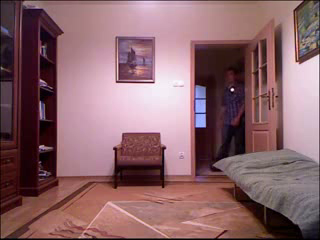
#> input picture frame 15 of Videos_TFG/UR Fall Detection Dataset/adl-01-cam0_MOD.avi, 320 x 240 px, given in place of the camera
$ python 'Approximated median filter.py'
#> lines starting #> are read from the running program, lines starting #| are printed output that depends on the picture; after the words box and inside, x2 and y2 are one past the last pixel; in counts of white or black regions, pixels touching at a corner belong together
# http://www.sethbenton.com/projects/

import numpy as np
import cv2
import time

# source = aviread('..\test_video\san_fran_traffic_30sec_QVGA_Cinepak');

path = 'persona_fondo_azul.wmv'
path2 = 'gata.wmv'
cap = cv2.VideoCapture(0)

# Inicializo variables
thresh = 25    # Umbral defindo
compNum = 5    # Indica cuanto se añade o se resta cada frame
# Mayor -> actualizacion de background rapida -> mucho movimiento
# Menor -> actualizacion de background lenta -> poco movimiento

# Leemos el primer frame
ret,frame = cap.read()
#> frame is the input picture: shape (240, 320, 3); mean B, G, R 106.4, 100.8, 137.7

# Si se ha leido bien, iniciamos el programa
if ret == True:
    # Ponemos como backgorund el primer frame
    backgroundGris = frame.copy()
    # Convertimos el background a escala de grises
    backgroundGris = cv2.cvtColor(backgroundGris, cv2.COLOR_BGR2GRAY)
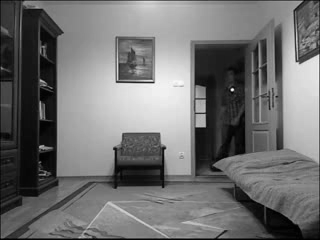
#> backgroundGris: shape (240, 320); min 0, max 251, mean 112.4


    # ------------------- Configuramos las variales de tamaño del frame -----------------------
    fr_size = backgroundGris.shape
#> fr_size = (240, 320)
    height, width = fr_size[:2]
#> height = 240; width = 320
    # El foreground tendra el mismo tamaño que el background
    foreground = np.zeros((height, width), np.uint8)
    # --------------------- process frames -----------------------------------
    while(1):
        # Leemos el frame
        ret, frame = cap.read()

        # Si hemos llegado al final del vídeo salimos del bucle
        if ret == False:
            break

        # Convrtimos el frame a escala de grises
        frameGris = cv2.cvtColor(frame, cv2.COLOR_BGR2GRAY)

        # Restamos el frame actual al background
        #diff = abs(double(frameGris) - double(backgroundGris))  # cast operands as double to avoid negative overflow
        diff = cv2.absdiff(frameGris, backgroundGris)

        # Si la diferencia entre el frame actual y el background es mayor que el umbral,
        # el pixel esta en el foreground
        _, foreground = cv2.threshold(diff,thresh,50,cv2.THRESH_TOZERO)

        # Creamos una mascara con la posicion de los pixeles donde el frame es mayor que el background
        maskCompG = cv2.compare(frameGris,backgroundGris,cv2.CMP_GT)
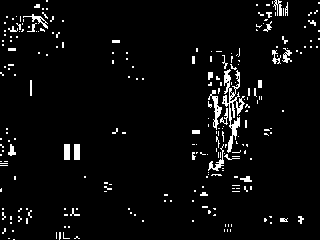
#> maskCompG: shape (240, 320); 4.3% white in thin lines or dots
        # frameGris > backgroundGris?
        # si -> 255
        # no -> 0
        maskCompL = cv2.compare(frameGris,backgroundGris,cv2.CMP_LT)
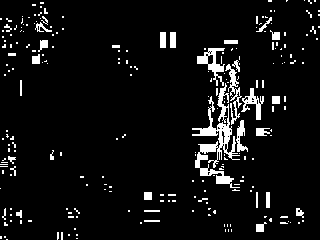
#> maskCompL: shape (240, 320); 6.6% white; 237 white regions (202 under 20 px), largest, box (x1, y1, x2, y2) and area: (192, 83, 240, 188) 1425, (197, 48, 225, 86) 377, (225, 64, 242, 125) 315
        # frameGris < backgroundGris?

        # Si el pixel del frame es mayor que el background se suma 1 al background
        cv2.add(backgroundGris, compNum, backgroundGris, maskCompG) # (No se produce desbordamiento)
#> backgroundGris: shape (240, 320); 4.32% of pixels changed, all inside (x1, y1, x2, y2) = (0, 0, 320, 240)
        # Si el pixel del frame es menor que el background se resta 1 al background
        cv2.subtract(backgroundGris, compNum, backgroundGris, mask = maskCompL) # (No se produce desbordamiento)
#> backgroundGris: shape (240, 320); min 0, max 249, mean 112.3


        # movie2avi(M,'approximate_median_background','fps',30);           % save movie as avi

        # Mostramos las imágenes de la cámara, el umbral y la resta
        cv2.imshow("frame", frame)
        cv2.imshow("frameGris", frameGris)
        cv2.imshow("backgroundGris", backgroundGris)
        cv2.imshow("foreground", foreground)

        # Capturamos una tecla para salir
        k = cv2.waitKey(20) & 0xff
#> (key Esc is pressed here)

        # Tiempo de espera para que se vea bien
        #time.sleep(0.015)

        # Si ha pulsado la letra esc, salimos del bucle
        if k == 27:
            break

# Liberamos la cámara y cerramos todas las ventanas
cv2.destroyAllWindows()
cap.release()

$ run again, starting later in the video
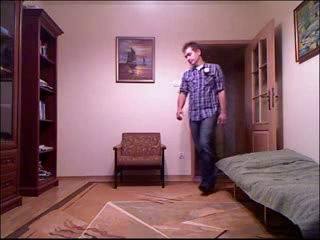
#> input picture frame 67 of Videos_TFG/UR Fall Detection Dataset/adl-01-cam0_MOD.avi, 320 x 240 px, given in place of the camera
#> frame is the input picture: shape (240, 320, 3); mean B, G, R 106, 98.5, 135
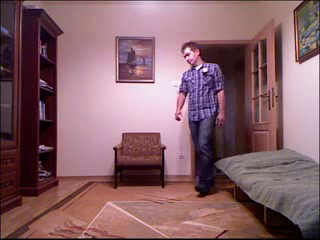
#> input picture frame 68 of Videos_TFG/UR Fall Detection Dataset/adl-01-cam0_MOD.avi, 320 x 240 px, given in place of the camera
#> frame is the input picture: shape (240, 320, 3); mean B, G, R 105.8, 98.3, 134.6
#> maskCompG: shape (240, 320); 10.4% white; 527 white regions (481 under 20 px), largest, box (x1, y1, x2, y2) and area: (195, 48, 259, 194) 2577, (152, 57, 203, 132) 859, (181, 36, 207, 69) 234
#> `maskCompL = cv2.compare(frameGris,backgroundGris,cv2.CMP_LT)`:
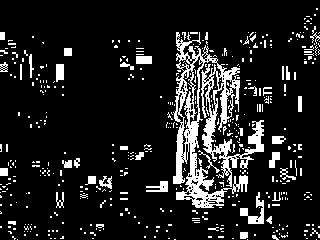
#> maskCompL: shape (240, 320); 12.8% white; 466 white regions (425 under 20 px), largest, box (x1, y1, x2, y2) and area: (173, 32, 264, 208) 5300, (240, 192, 264, 224) 280, (146, 181, 168, 192) 142

$ run again, starting later in the video
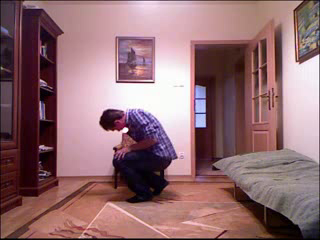
#> input picture frame 120 of Videos_TFG/UR Fall Detection Dataset/adl-01-cam0_MOD.avi, 320 x 240 px, given in place of the camera
#> frame is the input picture: shape (240, 320, 3); mean B, G, R 114.1, 109.1, 145.4
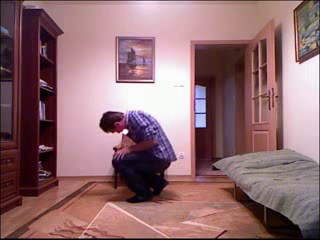
#> input picture frame 121 of Videos_TFG/UR Fall Detection Dataset/adl-01-cam0_MOD.avi, 320 x 240 px, given in place of the camera
#> frame is the input picture: shape (240, 320, 3); mean B, G, R 114.3, 109.4, 145.6
#> maskCompG: shape (240, 320); 10.3% white; 526 white regions (477 under 20 px), largest, box (x1, y1, x2, y2) and area: (96, 104, 201, 212) 2786, (115, 16, 170, 32) 393, (72, 184, 126, 195) 322
#> `maskCompL = cv2.compare(frameGris,backgroundGris,cv2.CMP_LT)`:
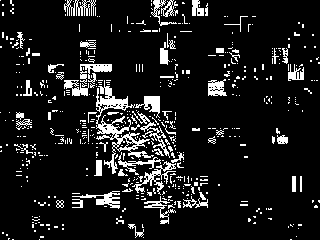
#> maskCompL: shape (240, 320); 10.9% white in thin lines or dots
